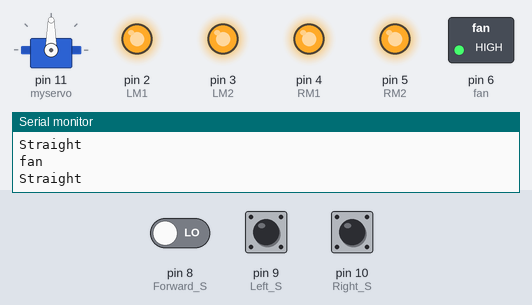
The sketch below on a simulated Arduino Uno, built with avr-gcc and run on an emulated ATmega328P. Shown: servo, switched loads named in the sketch (green lamp = pin HIGH), output pins drawn as LEDs (lit = HIGH), the last lines printed to the serial monitor. Inputs (shaded band) come from the test bench; at power-on: pin 8 (Forward_S) LOW, pin 9 (Left_S) LOW, pin 10 (Right_S) LOW.

Above: at 3.8 s.
6.7 s: pin 8 (Forward_S) driven HIGH
At 7.31 s:
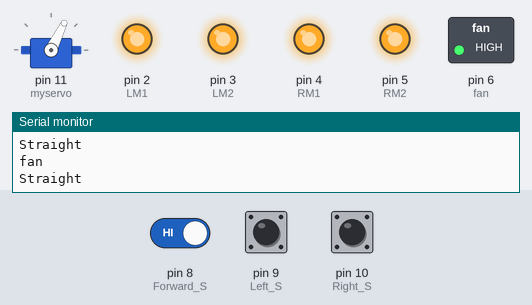
At 9.1 s:
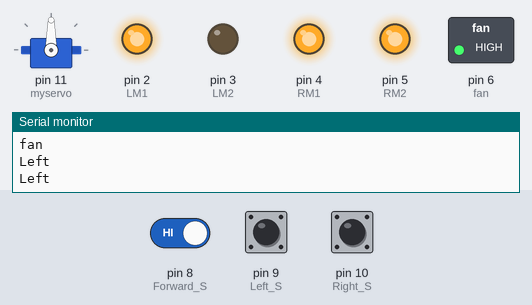
10.5 s: pin 9 (Left_S) pulled HIGH for 3 s
At 11.7 s:
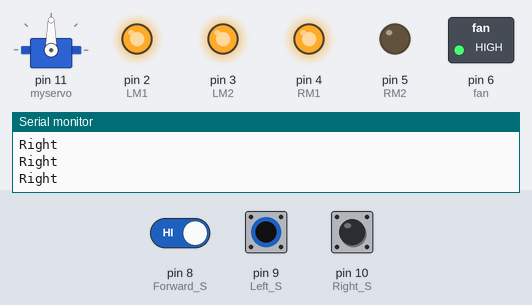
Timing chart, 0 to 15.1 s (numbered marks = the images above; inputs shaded):
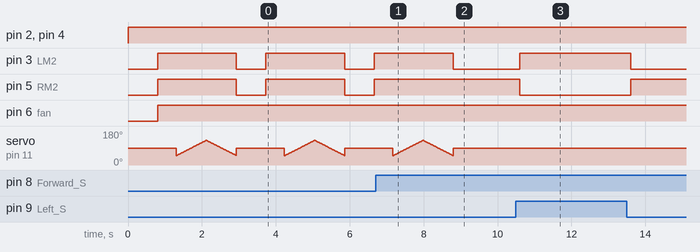

Measured:
- after the input at 6.7 s, pin 3 (LM2): goes on until 8.8 s, then stays LOW; pin 5 (RM2): stays HIGH (without the input it goes to LOW after 2.1 s)
- after the input at 10.5 s, pin 3 (LM2): LOW → HIGH after 0.10 s, → LOW 3.0 s later; pin 5 (RM2): HIGH → LOW after 0.10 s, → HIGH 3.0 s later
- by itself, pin 3 (LM2), pin 5 (RM2): alternates HIGH for 2.1 s and LOW for 0.80 s

The sketch:

fire_bot.ino
```cpp
#include <Servo.h>
Servo myservo;

int pos = 0;
boolean fire = false;

#define Left_S 9      // left sensor
#define Right_S 10      // right sensor
#define Forward_S 8 //forward sensor

#define LM1 2       // left motor
#define LM2 3       // left motor
#define RM1 4       // right motor
#define RM2 5       // right motor
#define fan 6

void setup()
{
  Serial.begin(9600);
  pinMode(Left_S, INPUT);
  pinMode(Right_S, INPUT);
  pinMode(Forward_S, INPUT);
  pinMode(LM1, OUTPUT);
  pinMode(LM2, OUTPUT);
  pinMode(RM1, OUTPUT);
  pinMode(RM2, OUTPUT);
  pinMode(fan, OUTPUT);

  myservo.attach(11);
  myservo.write(90);
}

void put_off_fire()
{
    delay (500);

    digitalWrite(LM1, HIGH);
    digitalWrite(LM2, HIGH);
    digitalWrite(RM1, HIGH);
    digitalWrite(RM2, HIGH);

   digitalWrite(fan, HIGH);
   delay(500);

    for (pos = 50; pos <= 130; pos += 1) {
    myservo.write(pos);
    delay(10);
  }
  for (pos = 130; pos >=50; pos -= 1) {
    myservo.write(pos);
    delay(10);
  }

  digitalWrite(fan, HIGH);
  myservo.write(90);

  fire=false;
}

void loop()
{
   myservo.write(90); //Sweep_Servo();

    if (digitalRead(Left_S) ==1 && digitalRead(Right_S)==1 && digitalRead(Forward_S) ==1) //If Fire not detected all sensors are zero
    {
    //Do not move the robot
    digitalWrite(LM1, HIGH);
    digitalWrite(LM2, HIGH);
    digitalWrite(RM1, HIGH);
    digitalWrite(RM2, HIGH);
    Serial.println("No Fire");
    }

    else if (digitalRead(Forward_S) ==0) //If Fire is straight ahead
    {
    //Move the robot forward
    digitalWrite(LM1, HIGH);
    digitalWrite(LM2, LOW);
    digitalWrite(RM1, HIGH);
    digitalWrite(RM2, LOW);
    fire = true;
    Serial.println("Straight");
    }

    else if (digitalRead(Left_S) ==0) //If Fire is to the left
    {
    //Move the robot left
    digitalWrite(LM1, HIGH);
    digitalWrite(LM2, LOW);
    digitalWrite(RM1, HIGH);
    digitalWrite(RM2, HIGH);
    Serial.println("Left");
    }

    else if (digitalRead(Right_S) ==0) //If Fire is to the right
    {
    //Move the robot right
    digitalWrite(LM1, HIGH);
    digitalWrite(LM2, HIGH);
    digitalWrite(RM1, HIGH);
    digitalWrite(RM2, LOW);
    Serial.println("Right");
    }

delay(300); //Slow down the speed of robot

     while (fire == true)
     {
      put_off_fire();
      Serial.println("fan");
     }
}
```
